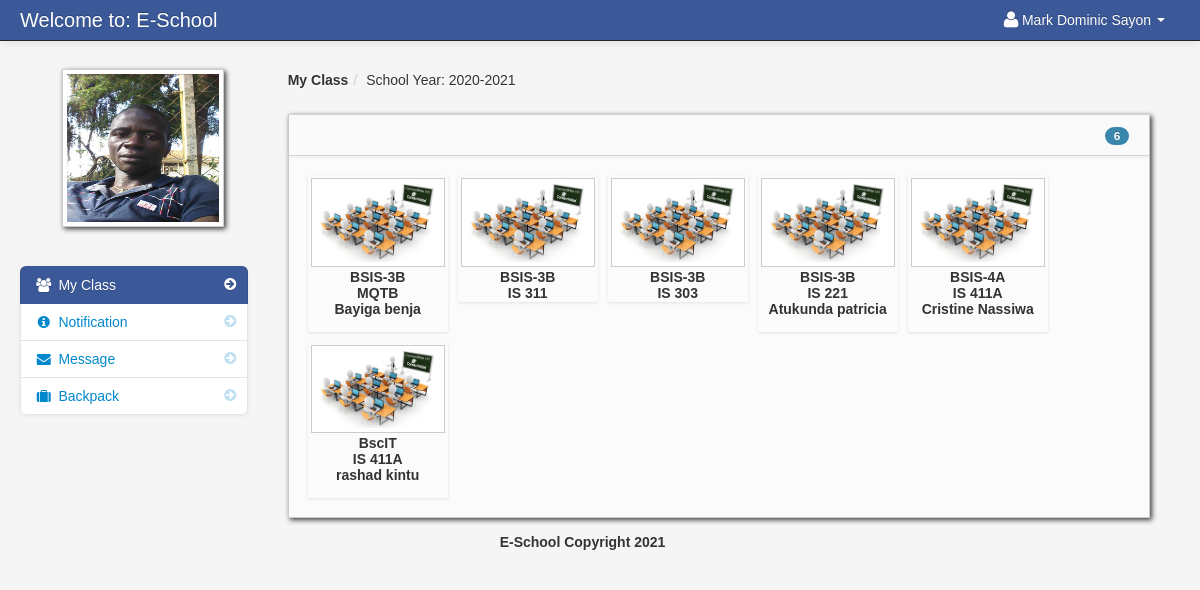
The page /dashboard_student.php (signed in) on the database its author committed.
### tables this page shows
CREATE TABLE `student` (
  `student_id` int(11) NOT NULL,
  `firstname` varchar(100) NOT NULL,
  `lastname` varchar(100) NOT NULL,
  `class_id` int(11) NOT NULL,
  `username` varchar(100) NOT NULL,
  `password` varchar(100) NOT NULL,
  `location` varchar(100) NOT NULL,
  `status` varchar(100) NOT NULL
);

CREATE TABLE `school_year` (
  `school_year_id` int(11) NOT NULL,
  `school_year` varchar(100) NOT NULL
);

CREATE TABLE `teacher_class_student` (
  `teacher_class_student_id` int(11) NOT NULL,
  `teacher_class_id` int(11) NOT NULL,
  `student_id` int(11) NOT NULL,
  `teacher_id` int(11) NOT NULL
);

CREATE TABLE `teacher_class` (
  `teacher_class_id` int(11) NOT NULL,
  `teacher_id` int(11) NOT NULL,
  `class_id` int(11) NOT NULL,
  `subject_id` int(11) NOT NULL,
  `thumbnails` varchar(100) NOT NULL,
  `school_year` varchar(100) NOT NULL
);

CREATE TABLE `class` (
  `class_id` int(11) NOT NULL,
  `class_name` varchar(100) NOT NULL
);

CREATE TABLE `subject` (
  `subject_id` int(11) NOT NULL,
  `subject_code` varchar(100) NOT NULL,
  `subject_title` varchar(100) NOT NULL,
  `category` varchar(100) NOT NULL,
  `description` longtext NOT NULL,
  `unit` int(11) NOT NULL,
  `Pre_req` varchar(100) NOT NULL,
  `semester` varchar(100) NOT NULL
);

CREATE TABLE `teacher` (
  `teacher_id` int(11) NOT NULL,
  `username` varchar(100) NOT NULL,
  `password` varchar(200) NOT NULL,
  `firstname` varchar(100) NOT NULL,
  `lastname` varchar(100) NOT NULL,
  `department_id` int(11) NOT NULL,
  `location` varchar(200) NOT NULL,
  `about` varchar(500) NOT NULL,
  `teacher_status` varchar(20) NOT NULL,
  `teacher_stat` varchar(100) NOT NULL
);

### session.php (called while the page is built, shortened)
<?php
$session_id=$_SESSION['id'];
?>

### dashboard_student.php (the view, shortened to what this page needs)
<?php include('header_dashboard.php'); ?>
<?php include('session.php'); ?>
    <body>
		<?php include('navbar_student.php'); ?>
        <div class="container-fluid">
            <div class="row-fluid">
				<?php include('student_sidebar.php'); ?>
                <div class="span9" id="content">
                     <div class="row-fluid">
					     <ul class="breadcrumb">
						<?php
						$school_year_query = mysqli_query($conn,"select * from school_year order by school_year DESC")or die(mysqli_error());
						$school_year_query_row = mysqli_fetch_array($school_year_query);
						$school_year = $school_year_query_row['school_year'];
						?>
							<li><a href="#"><b>My Class</b></a><span class="divider">/</span></li>
							<li><a href="#">School Year: <?php echo $school_year_query_row['school_year']; ?></a></li>
						</ul>
                        <div class="block">
                            <div class="navbar navbar-inner block-header">
                                <div id="" class="muted pull-right">
									<?php $query = mysqli_query($conn,"select * from teacher_class_student
														LEFT JOIN teacher_class ON teacher_class.teacher_class_id = teacher_class_student.teacher_class_id
														LEFT JOIN class ON class.class_id = teacher_class.class_id
														LEFT JOIN subject ON subject.subject_id = teacher_class.subject_id
														LEFT JOIN teacher ON teacher.teacher_id = teacher_class.teacher_id
														where student_id = '$session_id' and school_year = '$school_year'
														")or die(mysqli_error());
														$count = mysqli_num_rows($query);
									?>
												<span class="badge badge-info"><?php echo $count; ?></span>
								</div>
                            </div>
                            <div class="block-content collapse in">
                                <div class="span12">
  										<ul	 id="da-thumbs" class="da-thumbs">
													<?php
														if ($count != '0'){
														while($row = mysqli_fetch_array($query)){
														$id = $row['teacher_class_id'];
													?>
											<li>
												<a href="my_classmates.php<?php echo '?id='.$id; ?>">
														<img src ="<?php echo $row['thumbnails'] ?>" width="124" height="140" class="img-polaroid">
												</a>
												<p class="class"><?php echo $row['class_name']; ?></p>
												<p class="subject"><?php echo $row['subject_code']; ?></p>
												<p class="subject"><?php echo $row['firstname']." ".$row['lastname']?></p>
											</li>
									<?php }}else{ ?>
									<div class="alert alert-info"><i class="icon-info-sign"></i> You are currently not enroll to your class</div>
									<?php } ?>
									</ul>
                                </div>
                            </div>
                        </div>
                    </div>
                </div>
            </div>
		<?php include('footer.php'); ?>
        </div>
		<?php include('script.php'); ?>
    </body>
</html>

### header_dashboard.php (shortened to what this page needs)
<!DOCTYPE html>
<html class="no-js">
    <head>
        <link href="admin/bootstrap/css/bootstrap.min.css" rel="stylesheet" media="screen">
        <link href="admin/bootstrap/css/bootstrap-responsive.min.css" rel="stylesheet" media="screen">
        <link href="admin/bootstrap/css/font-awesome.css" rel="stylesheet" media="screen">
        <link href="admin/bootstrap/css/my_style.css" rel="stylesheet" media="screen">
        <link href="admin/bootstrap/css/print.css" rel="stylesheet" media="print">
        <link href="admin/vendors/easypiechart/jquery.easy-pie-chart.css" rel="stylesheet" media="screen">
        <link href="admin/assets/styles.css" rel="stylesheet" media="screen">
		<link href="admin/vendors/fullcalendar/fullcalendar.css" rel="stylesheet" media="screen">
		<link href="admin/assets/DT_bootstrap.css" rel="stylesheet" media="screen">
		<link href="admin/vendors/jGrowl/jquery.jgrowl.css" rel="stylesheet" media="screen">
		<link rel="stylesheet" type="text/css" href="admin/vendors/bootstrap-wysihtml5/src/bootstrap-wysihtml5.css"></link>
		<link href="admin/vendors/jGrowl/jquery.jgrowl.css" rel="stylesheet" media="screen">
    </head>

### navbar_student.php (shortened to what this page needs)
<div class="navbar navbar-fixed-top navbar-inverse">
        <div class="navbar-inner">
            <div class="container-fluid">
                <a class="brand" href="#">Welcome to: E-School</a>
					<div class="nav-collapse collapse">
						<ul class="nav pull-right">
							<?php $query= mysqli_query($conn,"select * from student where student_id = '$session_id'")or die(mysqli_error());
									$row = mysqli_fetch_array($query);
							?>
							<li class="dropdown">
								<a href="#" role="button" class="dropdown-toggle" data-toggle="dropdown"> <i class="icon-user icon-large"></i><?php echo $row['firstname']." ".$row['lastname'];  ?> <i class="caret"></i></a>
							</li>
						</ul>
					</div>
            </div>
        </div>
</div>

### student_sidebar.php (shortened to what this page needs)
<div class="span3" id="sidebar">
					<img id="avatar" class="img-polaroid" src="admin/<?php echo $row['location']; ?>">
		<ul class="nav nav-list bs-docs-sidenav nav-collapse collapse">
			<li class="active"><a href="dashboard_student.php"><i class="icon-chevron-right"></i><i class="icon-group"></i>&nbsp;My Class</a></li>
			<li class="">
				<a href="student_notification.php"><i class="icon-chevron-right"></i><i class="icon-info-sign"></i>&nbsp;Notification
				</a>
			</li>
			<li class="">
			<a href="student_message.php"><i class="icon-chevron-right"></i><i class="icon-envelope-alt"></i>&nbsp;Message
			</a>
			</li>
			 <li class=""><a href="backpack.php"><i class="icon-chevron-right"></i><i class="icon-suitcase"></i>&nbsp;Backpack</a></li>
		</ul>
</div>

### footer.php
<center>
		<footer>
		<p>E-School Copyright 2021</p>
			</footer>
</center>

### script.php (shortened to what this page needs)
	<link href="admin/vendors/datepicker.css" rel="stylesheet" media="screen">
	<link href="admin/vendors/uniform.default.css" rel="stylesheet" media="screen">
	<link href="admin/vendors/chosen.min.css" rel="stylesheet" media="screen">
<link rel="stylesheet" type="text/css" href="admin/assets//style.css" />
	<link href="admin/vendors/datepicker.css" rel="stylesheet" media="screen">

### admin/assets/styles.css (style rules this page uses)
body { padding-top: 60px; padding-bottom: 40px; background-color: #f5f5f5; }
#content { margin-left:0px; }
.breadcrumb { margin: 0 0 0px; padding: 10px 0px; background-color: transparent; }
.block { background: url("../images/pixel-60fff.png") repeat scroll 0 0 rgba(0, 0, 0, 0) !important; border: 1px solid #ccc; background: white; margin: 1em 0em; border-top: none; -webkit-box-shadow: 2px 2px 5px rgba(0, 0, 6, 0.75); -moz-box-shadow: 2px 2px 5px rgba(0, 0, 6, 0.75); box-shadow: 2px 2px 5px rgba(0, 0, 6, 0.75); }
.block-content { margin: 1em; min-height: .25em; }
.block-header { margin-bottom: 0px; border-right: none; border-left: none; -webkit-border-radius: 0px; -moz-border-radius: 0px; border-radius: 0px; }
.block-header div { padding-top: 10px; }
.bs-docs-sidenav { max-width: 228px; margin: 30px 0 0; padding: 0; background-color: #fff; -webkit-border-radius: 6px; -moz-border-radius: 6px; border-radius: 6px; -webkit-box-shadow: 0 1px 4px rgba(0,0,0,.065); -moz-box-shadow: 0 1px 4px rgba(0,0,0,.065); box-shadow: 0 1px 4px rgba(0,0,0,.065); }
.bs-docs-sidenav > li > a { display: block; width: 190px \9; margin: 0 0 -1px; padding: 8px 14px; border: 1px solid #e5e5e5; }
.bs-docs-sidenav > li:first-child > a { -webkit-border-radius: 6px 6px 0 0; -moz-border-radius: 6px 6px 0 0; border-radius: 6px 6px 0 0; }
.bs-docs-sidenav > li:last-child > a { -webkit-border-radius: 0 0 6px 6px; -moz-border-radius: 0 0 6px 6px; border-radius: 0 0 6px 6px; }
.bs-docs-sidenav > .active > a { position: relative; z-index: 2; padding: 9px 15px; border: 0; text-shadow: 0 1px 0 rgba(0,0,0,.15); -webkit-box-shadow: inset 1px 0 0 rgba(0,0,0,.1), inset -1px 0 0 rgba(0,0,0,.1); -moz-box-shadow: inset 1px 0 0 rgba(0,0,0,.1), inset -1px 0 0 rgba(0,0,0,.1); box-shadow: inset 1px 0 0 rgba(0,0,0,.1), inset -1px 0 0 rgba(0,0,0,.1); }
.bs-docs-sidenav .icon-chevron-right { float: right; margin-top: 2px; margin-right: -6px; opacity: .25; }
.bs-docs-sidenav .active .icon-chevron-right, .bs-docs-sidenav .active a:hover .icon-chevron-right { opacity: 1; }

### admin/assets/style.css (style rules this page uses)
.da-thumbs { float: left; list-style: none outside none; margin: 0; padding: 0; position: relative; }
.da-thumbs li { float: left; margin: 5px; padding: 3px; position: relative; box-shadow: 0 1px 3px rgba(0,0,0,0.1); }
.da-thumbs li a, .da-thumbs li a img { display: block; position: relative; }
.da-thumbs li a { overflow: hidden; }
.class { font-family: helvetica !important; font-weight: bold; text-align: center; }
.subject { font-family: helvetica !important; font-weight: bold; text-align: center; margin-top: -14px; }

### rows shown on the page
student: firstname "Mark Dominic", lastname "Sayon", location (picture)
school_year: school_year "2020-2021"
teacher_class_student: teacher_class.thumbnails (picture), class.class_name "BSIS-3B", subject.subject_code "MQTB", teacher.firstname "Bayiga", teacher.lastname "benja"
teacher_class_student: teacher_class.thumbnails (picture), class.class_name "BSIS-3B", subject.subject_code "IS 311"
teacher_class_student: teacher_class.thumbnails (picture), class.class_name "BSIS-3B", subject.subject_code "IS 303"
teacher_class_student: teacher_class.thumbnails (picture), class.class_name "BSIS-3B", subject.subject_code "IS 221", teacher.firstname "Atukunda", teacher.lastname "patricia"
teacher_class_student: teacher_class.thumbnails (picture), class.class_name "BSIS-4A", subject.subject_code "IS 411A", teacher.firstname "Cristine", teacher.lastname "Nassiwa"
teacher_class_student: teacher_class.thumbnails (picture), class.class_name "BscIT", subject.subject_code "IS 411A", teacher.firstname "rashad", teacher.lastname "kintu"

### other values the page prints
$count "6"
